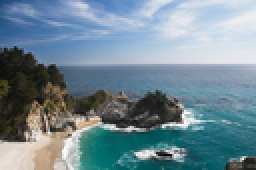
%> input picture images/waterfall/waterfall.png, 128 x 85 px, shrunk from 700 x 466 before the run (shown 2 times larger)
$ octave carve_column.m   (GNU Octave 9; MATLAB toolbox functions it lacks are replaced by stand-ins)
%> lines starting %> are read from the running program, lines starting %| are printed output that depends on the picture
### vertical_energy.m
function ver_E = vertical_energy(im)

[M, N, ~] = size(im);
im = rgb2gray(im);
im = double(im);

% vertical
ver_E = zeros(M, N);
ver_m = zeros(M, N);

U = circshift(im, [1, 0]); % Up
L = circshift(im, [0, 1]); % Left
R = circshift(im, [0, -1]); % Right

% cost
ver_cU = abs(R - L);
ver_cL = abs(U - L) + ver_cU;
ver_cR = abs(U - R) + ver_cU;

for i = 2: M
    ver_mU = ver_m(i - 1, :);
    ver_mL = circshift(ver_mU, [0, 1]);
    ver_mR = circshift(ver_mU, [0, -1]);

    mULR = [ver_mU; ver_mL; ver_mR];
    cULR = [ver_cU(i, :); ver_cL(i, :); ver_cR(i, :)];
    mULR = mULR + cULR;

    [ver_m(i, :), argmins] = min(mULR);
    for j = 1: N
        ver_E(i, j) = cULR(argmins(j), j);
    end
end

### carve_column.m
clear all;

im = imread('./images/waterfall/waterfall.png');
%> im is the input picture: size 85x128x3 uint8; mean R, G, B 113.1, 136.3, 148.2
[M, N, n] = size(im);
%> M = 85; N = 128; n = 3

ori_M = M; ori_N = N;
%> after `ori_M = M`: ori_M = 85
%> after `ori_N = N`: ori_N = 128
new_M = M; new_N = uint16(3*N/4);
%> after `new_M = M`: new_M = 85
%> after `new_N = uint16(3*N/4)`: new_N = 96

delta = ori_N - new_N;
%> delta = 32

% 开始carve
H = zeros(M, N);

for k = 1:delta
    energy = vertical_energy(im);

    dp = zeros(M, N);
    dp(1, :) = energy(1, :);
    from = zeros(M, N);
    from(1, :) = 1:N;

    for i = 2:M
        for j = 1:N
% [7 lines of commented-out code are left out]
            p1 = j;
            while (p1 >= 1) && (H(i-1, p1) > 0)
                    p1 = p1 - 1;
            end
            % 找到一个p1
            if p1 > 0
                dp(i, j) = dp(i-1, p1) + energy(i, j);
                from(i, j) = p1;
            else
                p1 = j;
                while(p1 <= N) && (H(i-1, p1) > 0)
                    p1 = p1 + 1;
                end
                dp(i, j) = dp(i-1, p1) + energy(i, j);
                from(i, j) = p1;
            end
            % 找p1的左邻居p2
            p2 = p1 - 1;
            while (p2 >= 1) && (H(i-1, p2) > 0)
                p2 = p2 - 1;
            end
            if p2 >= 1
                if dp(i-1, p2) + energy(i, j) < dp(i, j)
                    dp(i, j) = dp(i-1, p2) + energy(i, j);
                    from(i, j) = p2;
                end
            end
            % 找p1的右邻居p3
            p3 = p1 + 1;
            while (p3 <= N) && (H(i-1, p3) > 0)
                p3 = p3 + 1;
            end
            if p3 <= N
                if dp(i-1, p3) + energy(i, j) < dp(i, j)
                    dp(i, j) = dp(i-1, p3) + energy(i, j);
                    from(i, j) = p3;
                end
            end
        end
    end

    %找到seam的尾
    min_energy = 1e12;
    index = 1;
    for j = 1:N
        if (dp(M, j) < min_energy) && (H(M, j) == 0)
            min_energy = dp(M, j);
            index = j;
        end
    end

    for i = M:-1:1
        H(i, index) = k;
        index = from(i, index);
    end
end
%> this loop made 32 passes
%> pass 1, in vertical_energy, `U = circshift(im, [1, 0]);`:
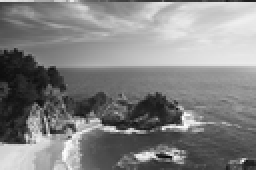
%> U: size 85x128 double (shown 2 times larger); min 2, max 255, mean 130.7; mean of the top-left, top-right, bottom-left and bottom-right quarters 120.3, 193, 109.4, 101.4
%> pass 1, in vertical_energy, `L = circshift(im, [0, 1]);`:
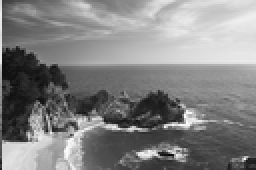
%> L: size 85x128 double (shown 2 times larger); min 2, max 255, mean 130.7; mean of the top-left, top-right, bottom-left and bottom-right quarters 119.2, 194, 111.7, 99.4
%> after the loop:
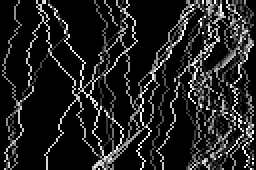
%> H: size 85x128 double (shown 2 times larger); min 0, max 32, mean 4.1; drawn with min black and max white
%> after the loop:
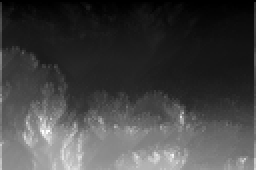
%> dp: size 85x128 double (shown 2 times larger); min 0, max 818, mean 216.6; drawn with min black and max white
%> after the loop:
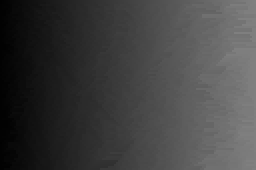
%> from: size 85x128 double (shown 2 times larger); min 1, max 128, mean 64.4

mask = zeros(M, N);
mask(H == 0) = 255;
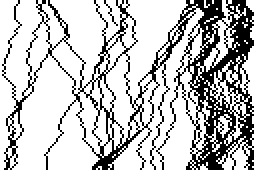
%> mask: size 85x128 double (shown 2 times larger); 75% white; black in thin lines or dots
figure; imshow(mask);
imwrite(mask, './images/waterfall/waterfall_mask.jpg', 'jpg')

new_im = zeros(M, new_N, n);

for i = 1:M
    l = 1;
    for j = 1:new_N
        while H(i, l) > 0
            l = l + 1;
        end
        new_im(i, j, :) = im(i, l, :);
        l = l + 1;
    end
end
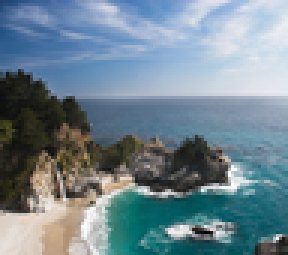
%> new_im: size 85x96x3 double (shown 3 times larger); mean R, G, B 112.3, 133.4, 144.9

figure; imshow(uint8(new_im));
imwrite(uint8(new_im), './images/waterfall/waterfall_result.jpg', 'jpg')
